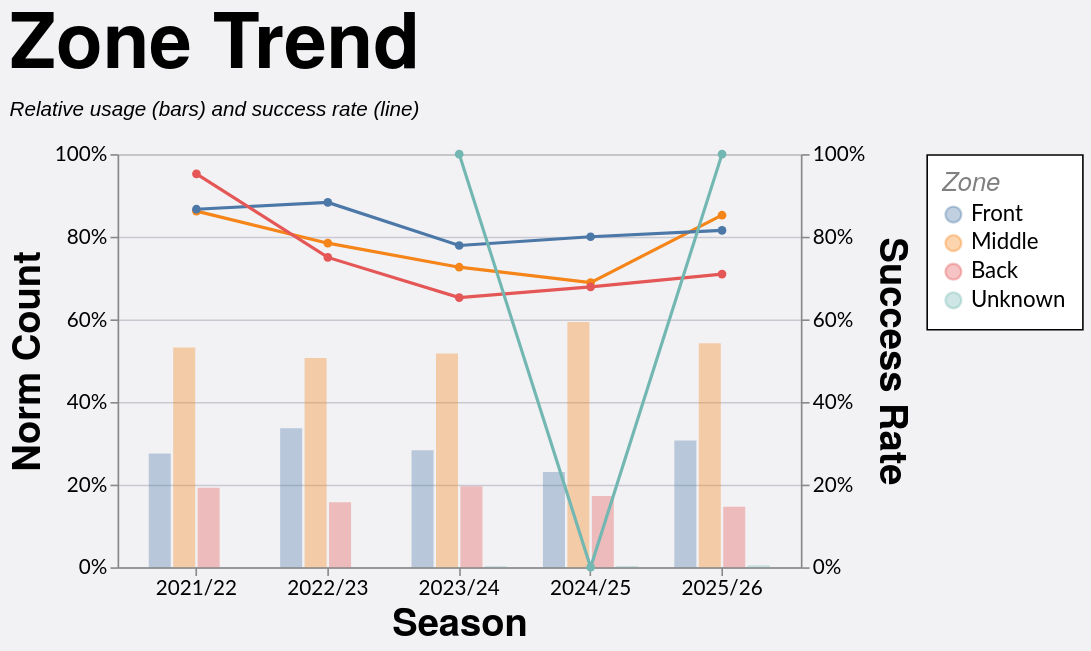

Specify this chart in Vega-Lite:
### Vega-Lite specification from a JSON file in a GitHub repository (floating-point values rounded to 4 significant figures; data arrays with more than 128 entries replaced by an {"elided": "..."} marker saying what was removed)
{"config": {"axis": {"labelFont": "Lato, sans-serif", "titleFont": "PT Sans Narrow, Helvetica Neue, Helvetica, Arial, sans-serif", "labelFontSize": 13, "titleFontSize": 24, "gridColor": "#202947", "gridOpacity": 0.2}, "header": {"labelFont": "PT Sans Narrow, Helvetica Neue, Helvetica, Arial, sans-serif", "titleFont": "PT Sans Narrow, Helvetica Neue, Helvetica, Arial, sans-serif", "labelFontSize": 24, "titleFontSize": 28, "labelFontWeight": "bold", "orient": "left"}, "legend": {"labelFont": "Lato, sans-serif", "titleFont": "PT Sans Narrow, Helvetica Neue, Helvetica, Arial, sans-serif", "labelFontSize": 14, "titleFontSize": 16, "titlePadding": 5, "fillColor": "white", "strokeColor": "black", "padding": 10, "titleFontWeight": "lighter", "titleFontStyle": "italic", "titleColor": "gray", "offset": 10}, "title": {"font": "PT Sans Narrow, Helvetica Neue, Helvetica, Arial, sans-serif", "fontSize": 48, "fontWeight": "bold", "anchor": "start", "align": "center", "titlePadding": 20, "subtitlePadding": 10, "subtitleFontSize": 13, "subtitleColor": "", "subtitleFontStyle": "italic", "offset": 15, "color": "black"}, "axisX": {"labelAngle": 0}, "facet": {"title": null, "header": null, "align": {"row": "each", "column": "each"}}, "resolve": {"scale": {"y": "independent", "facet": "independent"}}, "background": "#f2f1f4", "scale": {"offsetBandPaddingOuter": 0.2, "offsetBandPaddingInner": 0.1}}, "layer": [{"mark": {"type": "bar", "opacity": 0.35}, "encoding": {"color": {"field": "area", "sort": ["Front", "Middle", "Back"], "title": "Zone", "type": "nominal"}, "tooltip": [{"field": "season", "title": "Season", "type": "nominal"}, {"field": "area", "title": "Zone", "type": "nominal"}, {"field": "won", "format": ",.0f", "title": "Won", "type": "quantitative"}, {"field": "attempts", "format": ",.0f", "title": "Attempts", "type": "quantitative"}, {"field": "norm_count", "format": ".1%", "title": "Norm Count", "type": "quantitative"}, {"field": "success_rate", "format": ".1%", "title": "Success Rate", "type": "quantitative"}], "x": {"field": "season", "sort": ["2021/22", "2022/23", "2023/24", "2024/25", "2025/26"], "title": "Season", "type": "nominal"}, "xOffset": {"field": "area", "sort": ["Front", "Middle", "Back"], "type": "nominal"}, "y": {"axis": {"format": "%", "orient": "left"}, "field": "norm_count", "scale": {"domain": [0, 1]}, "title": "Norm Count", "type": "quantitative"}}, "transform": [{"filter": "(loSquad == 'All' || datum.squad == loSquad) && (loGameType == 'All' || (loGameType == 'League + Cup' && (datum.game_type == 'League' || datum.game_type == 'Cup')) || (loGameType == 'League only' && datum.game_type == 'League') || datum.game_type == loGameType) && (loOpposition == 'All' || datum.opposition == loOpposition) && (loThrower == 'All' || datum.thrower == loThrower) && (loJumper == 'All' || datum.jumper == loJumper) && (loArea == 'All' || datum.area == loArea) && (loNumbers == 'All' || datum.numbers == loNumbers) && (loCallType == 'All' || datum.call_type == loCallType)"}, {"aggregate": [{"op": "count", "as": "attempts"}, {"op": "sum", "field": "won", "as": "won"}], "groupby": ["season", "area"]}, {"joinaggregate": [{"op": "sum", "field": "attempts", "as": "season_attempts"}], "groupby": ["season"]}, {"calculate": "datum.attempts / datum.season_attempts", "as": "norm_count"}, {"calculate": "datum.won / datum.attempts", "as": "success_rate"}]}, {"mark": {"type": "line", "point": true, "strokeWidth": 2}, "encoding": {"color": {"field": "area", "sort": ["Front", "Middle", "Back"], "title": "Zone", "type": "nominal"}, "detail": {"field": "area", "type": "nominal"}, "tooltip": [{"field": "season", "title": "Season", "type": "nominal"}, {"field": "area", "title": "Zone", "type": "nominal"}, {"field": "won", "format": ",.0f", "title": "Won", "type": "quantitative"}, {"field": "attempts", "format": ",.0f", "title": "Attempts", "type": "quantitative"}, {"field": "norm_count", "format": ".1%", "title": "Norm Count", "type": "quantitative"}, {"field": "success_rate", "format": ".1%", "title": "Success Rate", "type": "quantitative"}], "x": {"field": "season", "sort": ["2021/22", "2022/23", "2023/24", "2024/25", "2025/26"], "title": "Season", "type": "nominal"}, "y": {"axis": {"format": "%", "orient": "right"}, "field": "success_rate", "scale": {"domain": [0, 1]}, "title": "Success Rate", "type": "quantitative"}}, "transform": [{"filter": "(loSquad == 'All' || datum.squad == loSquad) && (loGameType == 'All' || (loGameType == 'League + Cup' && (datum.game_type == 'League' || datum.game_type == 'Cup')) || (loGameType == 'League only' && datum.game_type == 'League') || datum.game_type == loGameType) && (loOpposition == 'All' || datum.opposition == loOpposition) && (loThrower == 'All' || datum.thrower == loThrower) && (loJumper == 'All' || datum.jumper == loJumper) && (loArea == 'All' || datum.area == loArea) && (loNumbers == 'All' || datum.numbers == loNumbers) && (loCallType == 'All' || datum.call_type == loCallType)"}, {"aggregate": [{"op": "count", "as": "attempts"}, {"op": "sum", "field": "won", "as": "won"}], "groupby": ["season", "area"]}, {"joinaggregate": [{"op": "sum", "field": "attempts", "as": "season_attempts"}], "groupby": ["season"]}, {"calculate": "datum.attempts / datum.season_attempts", "as": "norm_count"}, {"calculate": "datum.won / datum.attempts", "as": "success_rate"}]}], "data": {"name": "data-e2cc7a9e7d11ff6d493dc632215dd0ca"}, "height": 260, "params": [{"name": "loSquad", "bind": {"input": "select", "options": ["All", "1st", "2nd"], "name": "Squad "}, "value": "All"}, {"name": "loSeason", "bind": {"input": "select", "options": ["All", "2021/22", "2022/23", "2023/24", "2024/25", "2025/26"], "name": "Season "}, "value": "All"}, {"name": "loGameType", "bind": {"input": "select", "options": ["All", "League + Cup", "League only", "Cup", "Friendly", "League"], "name": "Game Type "}, "value": "All"}, {"name": "loOpposition", "bind": {"input": "select", "options": ["All", "Barns Green", "Beccehamians", "Brighton II", "Burgess Hill", "Cheshunt", "Cobham", "Crawley", "Ditchling", "Dover", "Eastbourne", "Eastbourne II", "Haywards Heath", "Heathfield & Waldron", "Hellingly", "Holbrook", "Horsham", "Horsham II", "Hove", "KCS Old Boys", "Kingston", "Lewes", "London Cornish", "London Irish", "Midhurst", "Newick", "Old Caterhamians", "Old Colfeians", "Old Haileyburians", "Old Rutlishians", "Old Tiffinians", "Old Walcountians", "Pulborough", "Royals", "Seaford", "Shoreham", "St Francis", "Teddington", "Trinity", "Twickenham", "Uckfield", "Warlingham", "Wensleydale", "Weybridge Vandals"], "name": "Opposition "}, "value": "All"}, {"name": "loThrower", "bind": {"input": "select", "options": ["All", "", "Ben Darch", "Ben Pellett", "Ben Tottman", "Ben Watkinson", "Charlie Pullen", "Dan Billin", "George Beet", "Harrison Berry", "Josh Brimecombe", "Mark Oliver", "Morgan Burger", "Reggie Harris", "Rory Duncanson", "Tom McMahon"], "name": "Thrower "}, "value": "All"}, {"name": "loJumper", "bind": {"input": "select", "options": ["All", "", "Aaron Boczek", "Ben Pellett", "Daan Hulst", "Dan Arnold", "Dan Billin", "Darren", "Greg Brack", "Gus Nye", "Guy Collins", "Harrison Berry", "Henry Weller", "James Funnell", "John Peaty", "Josh Brimecombe", "Josh Weaver", "Jules Jardim", "Ky Oliveira", "Max Morgan", "Michael Presland", "Nathan Oliver", "Or Shay", "Oscar Staples", "Paddy Shepherd", "Pete Morley", "Rory Duncanson", "Rory Evans", "Ryan McGealy", "Ryland Thomas", "Sam Lindsay-McCall", "Sam McCarthy", "Tao Benn", "Tim Morris", "Tom Byron", "Tom Mooney", "Will Bramwell"], "name": "Jumper "}, "value": "All"}, {"name": "loArea", "bind": {"input": "select", "options": ["All", "Back", "Front", "Middle", "Unknown"], "name": "Area "}, "value": "All"}, {"name": "loNumbers", "bind": {"input": "select", "options": ["All", "4", "5", "6", "7"], "name": "Numbers "}, "value": "All"}, {"name": "loCallType", "bind": {"input": "select", "options": ["All", "4-man only", "Old", "Other", "SLM", "Sandy"], "name": "Call Type "}, "value": "All"}], "resolve": {"scale": {"y": "independent"}}, "title": {"text": "Zone Trend", "subtitle": "Relative usage (bars) and success rate (line)"}, "width": 430, "$schema": "https://vega.github.io/schema/vega-lite/v5.20.1.json", "datasets": {"data-e2cc7a9e7d11ff6d493dc632215dd0ca": {"elided": "1242 records"}}}
